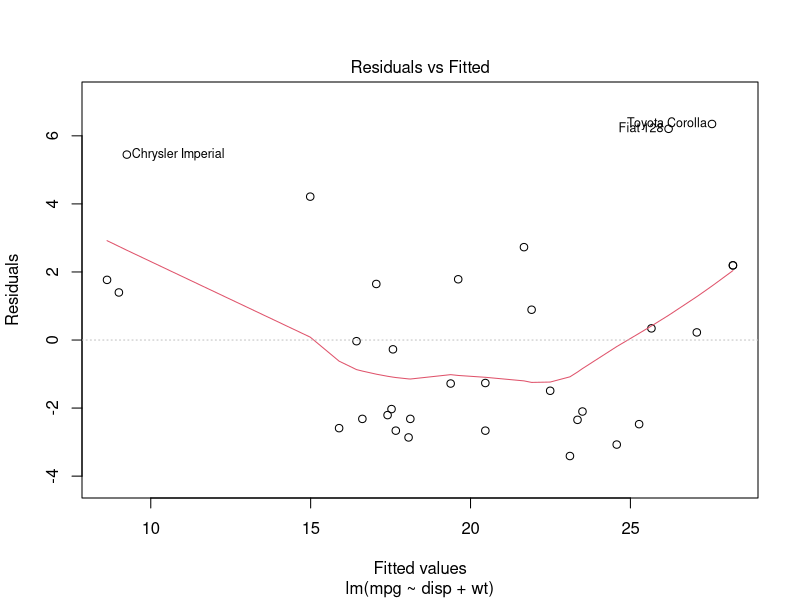

The R script that drew this image:
## ---- chunk 1
knitr::opts_chunk$set(echo = TRUE)
## ---- chunk 2
out = lm(mpg ~ disp + wt, data = mtcars)
## ---- chunk 3
library(knitr)
kable(summary(out)$coef,digits = 2, caption = "Regression table")
## ---- chunk 4
plot(out, which = 1)
